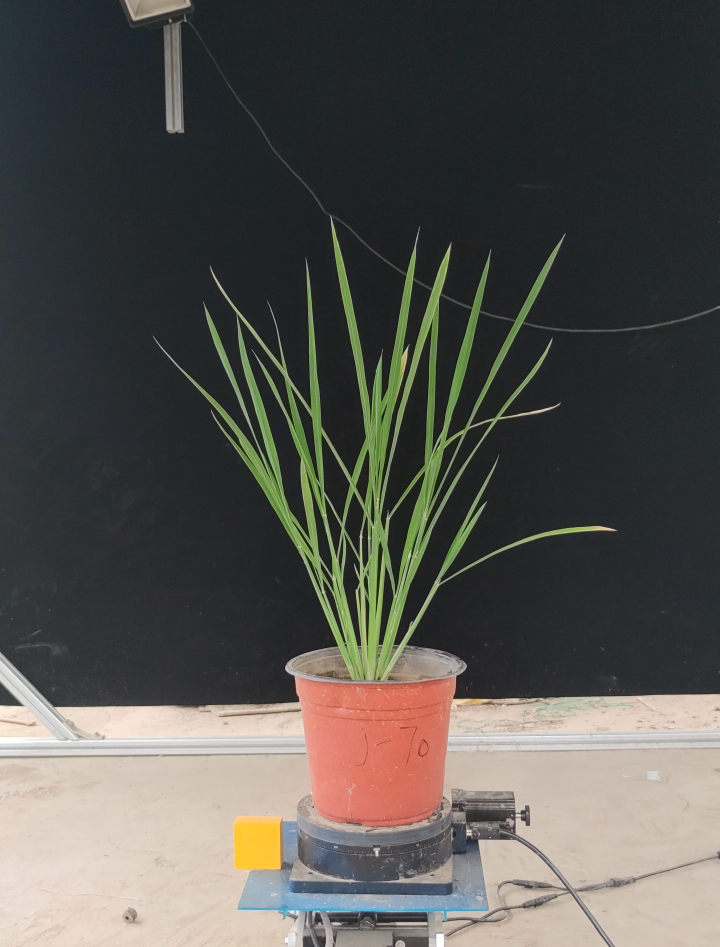
#> input picture examples/VID_20250728_163005.jpg, 2160 x 2840 px (shown at 1/3 size); its folder holds only this picture in this run
$ python -i tiller_candidates.py   (imports and definitions only)
#> lines starting #> are read from the running program, lines starting #| are printed output that depends on the picture; after the words box and inside, x2 and y2 are one past the last pixel; in counts of white or black regions, pixels touching at a corner belong together

import os
import re
import cv2
import numpy as np
import pandas as pd
from dataclasses import dataclass
from typing import List, Tuple, Optional
from collections import deque

# =========================
# 工具：自然排序
# =========================
def natural_key(s: str):
    return [int(t) if t.isdigit() else t.lower() for t in re.split(r'(\d+)', s)]

# [9 lines left out: functions list_images, list_subfolders, not called in this run]


# =========================
# 可视化颜色
# =========================
def _color_from_id(k: int):
    rng = np.random.default_rng(12345 + k * 97)
    c = rng.integers(50, 256, size=3, dtype=np.uint8)
    return int(c[0]), int(c[1]), int(c[2])  # B,G,R


# =========================
# 命名匹配：当前 mask 和 skeleton 完全同名
# =========================
def skel_to_mask_name(skel_name: str) -> str:
    return skel_name


# =========================
# 读 skeleton（0/1）
# =========================
def read_skeleton01(skel_path: str, binarize_mode="otsu", fixed_thresh=127):
#> called with skel_path = '../examples/VID_20250728_163005.jpg', binarize_mode = 'otsu', fixed_thresh = 127
    raw = cv2.imread(skel_path, cv2.IMREAD_GRAYSCALE)
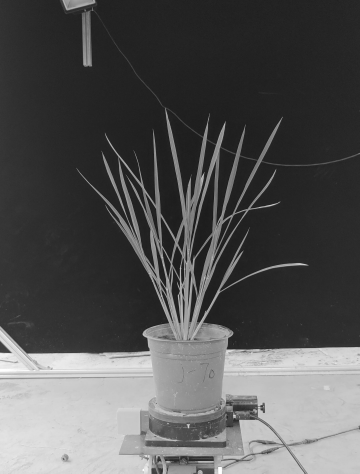
#> raw: shape (2840, 2160) (shown at 1/6 size); min 1, max 255, mean 83.5
    if raw is None:
        raise FileNotFoundError(f"无法读取 skeleton: {skel_path}")

    if binarize_mode == "fixed":
        _, bw = cv2.threshold(raw, fixed_thresh, 255, cv2.THRESH_BINARY)
    else:
        _, bw = cv2.threshold(raw, 0, 255, cv2.THRESH_BINARY + cv2.THRESH_OTSU)
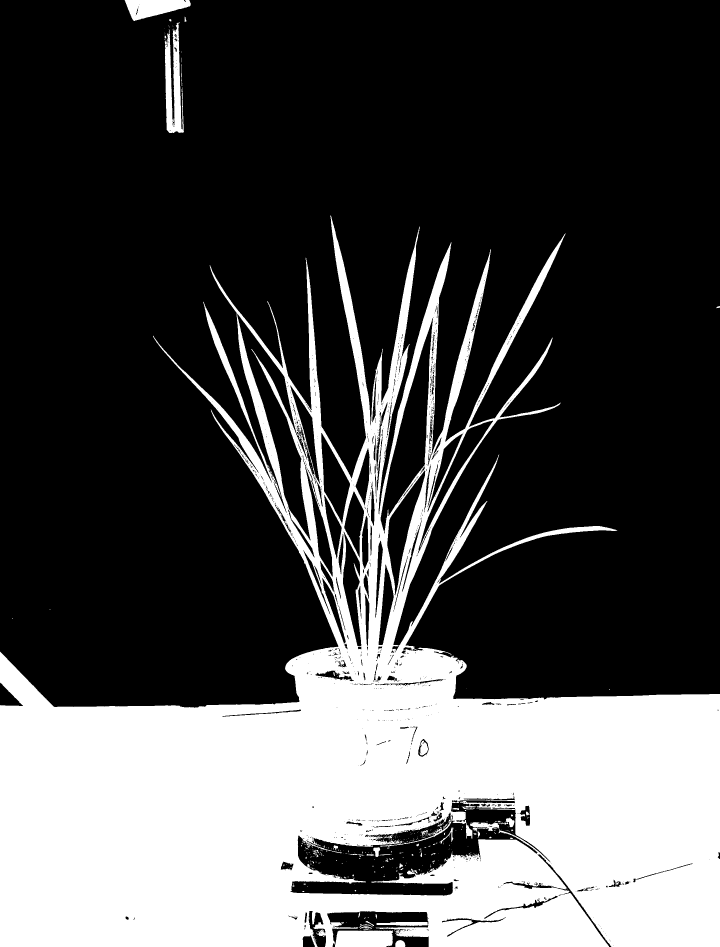
#> bw: shape (2840, 2160) (shown at 1/3 size); 29.9% white; 476 white regions (422 under 20 px), largest, box (x1, y1, x2, y2) and area: (0, 646, 2160, 2840) 1801999, (494, 67, 552, 399) 11066, (1005, 2791, 1179, 2840) 8020

    skel01 = (bw > 0).astype(np.uint8)
    return raw, skel01


# =========================
# 读 mask（二值化后用于 distanceTransform）
# =========================
# [20 lines left out: function read_mask01, not called in this run]

def distance_transform(mask01: np.ndarray) -> np.ndarray:
    dt = cv2.distanceTransform(mask01.astype(np.uint8), cv2.DIST_L2, 5)
    return dt.astype(np.float32)


# =========================
# BaseSeed：优先限制在 x_center 附近，再在其中尽量选靠下点
# =========================
# [85 lines left out: functions pick_base_seed, geodesic_dist_on_skeleton, not called in this run]


@dataclass
class ViewResult:
    name: str
    skel_path: str
    mask_path: str
    H: int
    W: int
    y_top: int
    y_bottom: int
    usable_y_bottom: int
    roi_y0: int
    roi_y1: int
    n_layers: int
    layer_bounds: List[Tuple[int, int]]
    counts: List[int]
    out_subdir: str


# ============================================================
# 第一遍：每张 skeleton 分层统计CC +（可选）保存每层可视化
# ============================================================
def process_one_image_and_save_layer_visuals(
    skel_path: str,
    out_subdir: str,
    n_layers: int = 15,
    bottom_frac: float = 1/3,
    base_cut_frac: float = 0.15,
    connectivity: int = 8,
    remove_short: bool = True,
    save_layer_visuals: bool = True,
):
    os.makedirs(out_subdir, exist_ok=True)

    raw, skel01 = read_skeleton01(skel_path, binarize_mode="otsu")
    H, W = skel01.shape

    ys_all = np.where(skel01 == 1)[0]
    if ys_all.size == 0:
        raise ValueError(f"骨架像素为空: {skel_path}")

    y_top = int(ys_all.min())
#> y_top = 0
    y_bottom = int(ys_all.max())
#> y_bottom = 2839
    span = y_bottom - y_top + 1
#> span = 2840

    cut_h = int(np.ceil(span * base_cut_frac))
#> cut_h = 426
    usable_y_bottom = max(y_top, y_bottom - cut_h)
#> usable_y_bottom = 2413
    usable_span = usable_y_bottom - y_top + 1
#> usable_span = 2414
    if usable_span <= 0:
        raise ValueError(f"剔除基部后 usable_span<=0，请减小 base_cut_frac: {skel_path}")

    roi_h = int(np.ceil(usable_span * bottom_frac))
#> roi_h = 805
    roi_h = max(1, min(roi_h, usable_span))

    roi_y0 = usable_y_bottom - roi_h + 1
#> roi_y0 = 1609
    roi_y1 = usable_y_bottom + 1
#> roi_y1 = 2414

    roi = skel01[roi_y0:roi_y1, :]
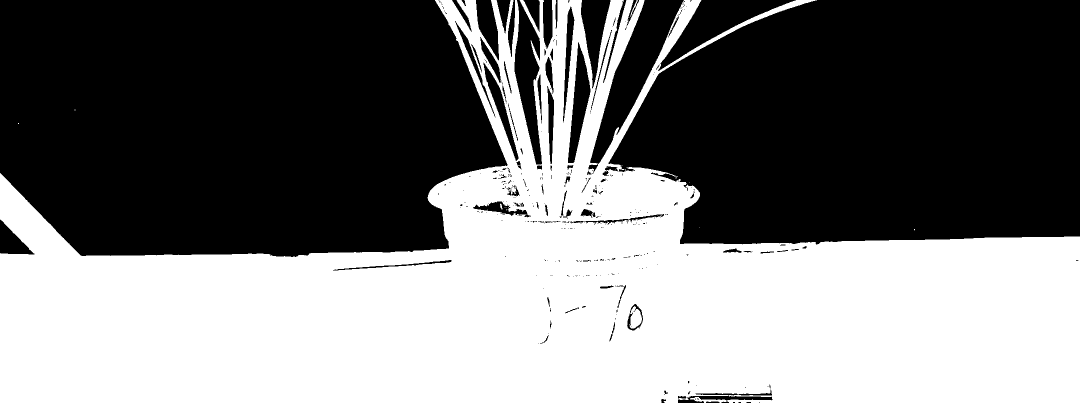
#> roi: shape (805, 2160) (shown at 1/2 size); values 0 (black) and 1 (white), 46.7% white; 25 white regions (22 under 20 px), largest, box (x1, y1, x2, y2) and area: (0, 0, 2160, 805) 812574, (1259, 0, 1276, 35) 77, (1000, 407, 1005, 419) 33
    roi_h = roi.shape[0]
    if roi_h <= 0:
        raise ValueError(f"ROI高度为0: {skel_path}")

    edges = np.linspace(0, roi_h, n_layers + 1)
    edges = np.round(edges).astype(int)
    edges[0] = 0
    edges[-1] = roi_h

    counts: List[int] = []
    layer_bounds: List[Tuple[int, int]] = []

    for li in range(n_layers):
        y0, y1 = int(edges[li]), int(edges[li + 1])
        abs_y0, abs_y1 = roi_y0 + y0, roi_y0 + y1
        layer_bounds.append((abs_y0, abs_y1))

        if y1 <= y0:
            counts.append(0)
            continue

        layer = roi[y0:y1, :]
        layer_h = layer.shape[0]

        if layer.sum() == 0:
            counts.append(0)
            if save_layer_visuals:
                vis = cv2.cvtColor(raw, cv2.COLOR_GRAY2BGR)
                cv2.line(vis, (0, abs_y0), (W - 1, abs_y0), (0, 255, 0), 1)
                cv2.line(vis, (0, abs_y1 - 1), (W - 1, abs_y1 - 1), (0, 255, 0), 1)
                cv2.putText(vis, f"Layer {li+1:02d} CC=0", (10, min(H - 10, abs_y0 + 25)),
                            cv2.FONT_HERSHEY_SIMPLEX, 0.7, (0, 255, 0), 2)
                outp = os.path.join(out_subdir, f"layer_{li+1:02d}_y[{abs_y0},{abs_y1})_CC0.png")
                cv2.imwrite(outp, vis)
            continue

        layer_u8 = (layer * 255).astype(np.uint8)
        num_labels, labels = cv2.connectedComponents(layer_u8, connectivity=connectivity)

        if remove_short and num_labels > 1:
            threshold = layer_h
            keep = np.zeros(num_labels, dtype=bool)
            for cid in range(1, num_labels):
                ys, xs = np.where(labels == cid)
                if ys.size == 0:
                    continue
                len_y = int(ys.max() - ys.min() + 1)
                if len_y >= threshold:
                    keep[cid] = True
            layer_keep = keep[labels]
            layer_filt = np.where(layer_keep, 255, 0).astype(np.uint8)
            num_labels, labels = cv2.connectedComponents(layer_filt, connectivity=connectivity)

        comp = int(num_labels - 1)
        counts.append(comp)

        if save_layer_visuals:
            vis = cv2.cvtColor(raw, cv2.COLOR_GRAY2BGR)
            vis_roi = vis[abs_y0:abs_y1, :]
            for cid in range(1, num_labels):
                m = (labels == cid)
                if np.any(m):
                    vis_roi[m] = _color_from_id(cid)

            cv2.line(vis, (0, abs_y0), (W - 1, abs_y0), (0, 255, 0), 1)
            cv2.line(vis, (0, abs_y1 - 1), (W - 1, abs_y1 - 1), (0, 255, 0), 1)
            cv2.putText(vis, f"Layer {li+1:02d} CC={comp}", (10, min(H - 10, abs_y0 + 25)),
                        cv2.FONT_HERSHEY_SIMPLEX, 0.7, (0, 255, 0), 2)
            outp = os.path.join(out_subdir, f"layer_{li+1:02d}_y[{abs_y0},{abs_y1})_CC{comp}.png")
            cv2.imwrite(outp, vis)
#> this loop made 15 passes
#> (abs_y0, abs_y1, comp) on passes 1 to 8: (1609, 1663, 13), (1663, 1716, 10), (1716, 1770, 10), (1770, 1824, 9), (1824, 1877, 7), (1877, 1931, 6), (1931, 1985, 1), (1985, 2038, 2)
#> pass 1, in process_one_image_and_save_layer_visuals, `cv2.imwrite(outp, vis)`:
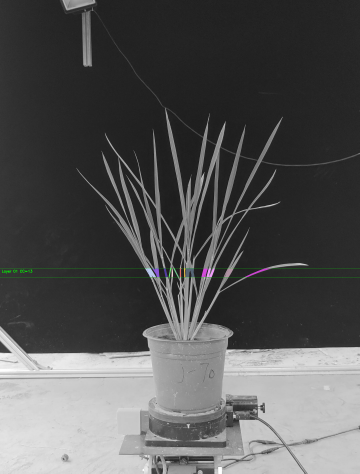
#> saved as layer_01_y[1609,1663)_CC13.png: shape (2840, 2160, 3) (shown at 1/6 size); mean B, G, R 83.5, 83.6, 83.5
#> pass 2, in process_one_image_and_save_layer_visuals, `cv2.imwrite(outp, vis)`:
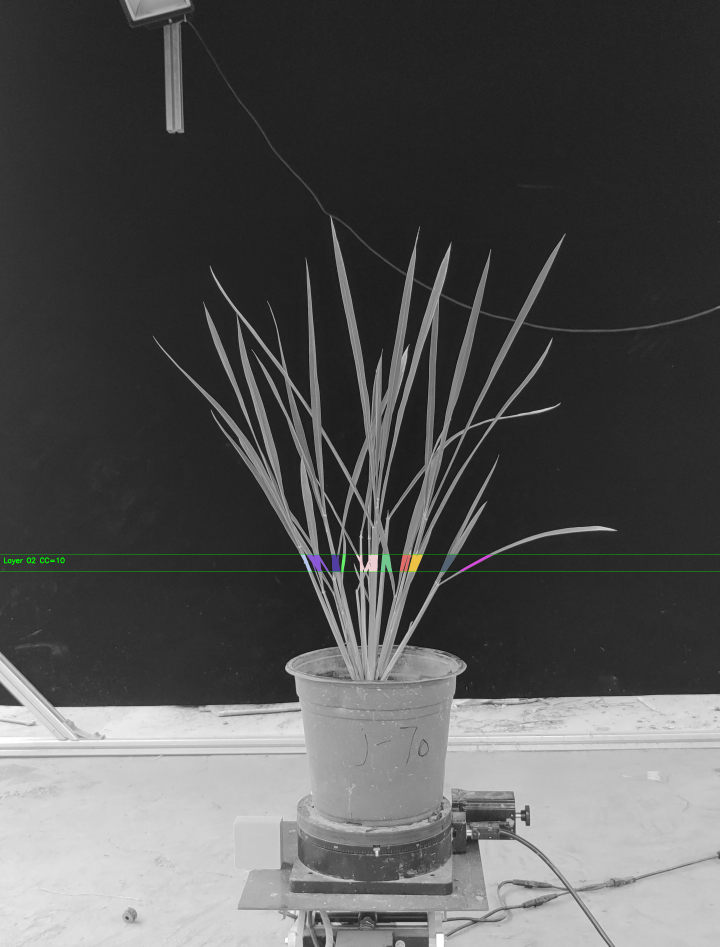
#> saved as layer_02_y[1663,1716)_CC10.png: shape (2840, 2160, 3) (shown at 1/3 size); mean B, G, R 83.5, 83.7, 83.5
#> after the loop, counts = [13, 10, 10, 9, 7, 6, 1, 2, 2, 1, 1, 1, 1, 1, 1]; keep = [False, True]; layer_bounds = [(1609, 1663), (1663, 1716), (1716, 1770), (1770, 1824), (1824, 1877), (1877, 1931), (1931, 1985), (1985, 2038), (2038, 2092), (2092, 2146), (2146, 2199), (2199, 2253), (2253, 2307), (2307, 2360), (2360, 2414)]; threshold = 54

    return raw, skel01, ViewResult(
        name=os.path.splitext(skel_to_mask_name(os.path.basename(skel_path)))[0],
        skel_path=skel_path,
        mask_path="",
        H=H, W=W,
        y_top=y_top, y_bottom=y_bottom,
        usable_y_bottom=usable_y_bottom,
        roi_y0=roi_y0, roi_y1=roi_y1,
        n_layers=n_layers,
        layer_bounds=layer_bounds,
        counts=counts,
        out_subdir=out_subdir
    )


# ============================================================
# 统一高度带 + 每视角选层
# ============================================================
# [560 lines left out: functions choose_unified_band_and_per_view_layer, compute_layer_labels_for_one_layer_from_skel01, extract_component_centroids, pick_main_component_in_selected_layer, main_stem_point_by_min_geodist, run_pipeline and 1 more, not called in this run]


# =========================
# 入口
# =========================
# [21 lines not run here, left out]

>>> result = process_one_image_and_save_layer_visuals('../examples/VID_20250728_163005.jpg', 'out.png')

$ run again, on examples/VID_20250728_163145.jpg
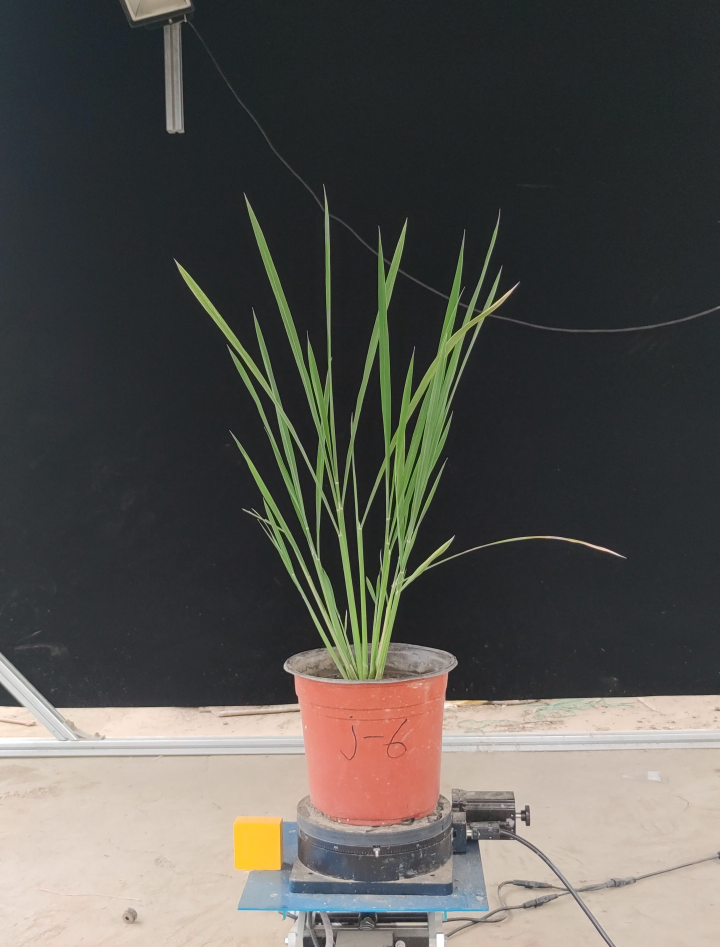
#> input picture examples/VID_20250728_163145.jpg, 2160 x 2840 px (shown at 1/3 size)
#> in read_skeleton01, `_, bw = cv2.threshold(raw, 0, 255, cv2.THRESH_BINARY + cv2.THRESH_OTSU)`:
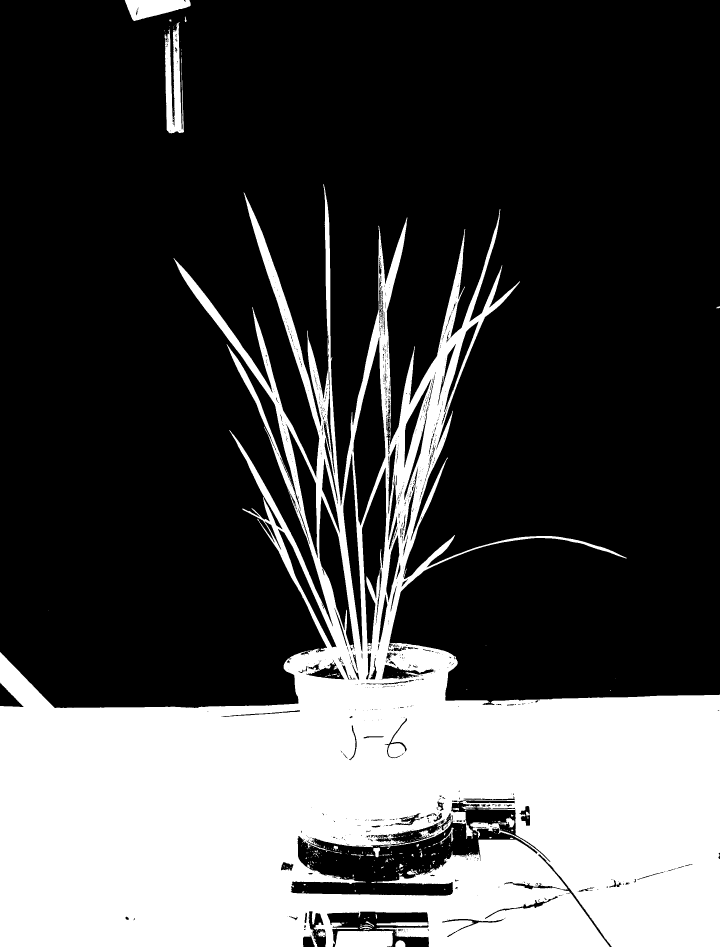
#> bw: shape (2840, 2160) (shown at 1/3 size); 29.4% white; 419 white regions (368 under 20 px), largest, box (x1, y1, x2, y2) and area: (0, 552, 2160, 2840) 1773651, (494, 67, 552, 400) 11421, (374, 0, 572, 63) 7914
#> y_top = 0
#> y_bottom = 2839
#> span = 2840
#> cut_h = 426
#> usable_y_bottom = 2413
#> usable_span = 2414
#> roi_h = 805
#> roi_y0 = 1609
#> roi_y1 = 2414
#> roi: shape (805, 2160); values 0 (black) and 1 (white), 45.6% white; 38 white regions (35 under 20 px), largest, box (x1, y1, x2, y2) and area: (0, 0, 2160, 805) 791918, (995, 412, 1011, 417) 37, (1012, 416, 1019, 422) 27
#> the loop in process_one_image_and_save_layer_visuals, `for li in range(n_layers):` made 15 passes
#> (abs_y0, abs_y1, comp) on passes 1 to 8: (1609, 1663, 10), (1663, 1716, 8), (1716, 1770, 8), (1770, 1824, 8), (1824, 1877, 7), (1877, 1931, 6), (1931, 1985, 1), (1985, 2038, 4)
#> pass 2, in process_one_image_and_save_layer_visuals, `cv2.imwrite(outp, vis)`:
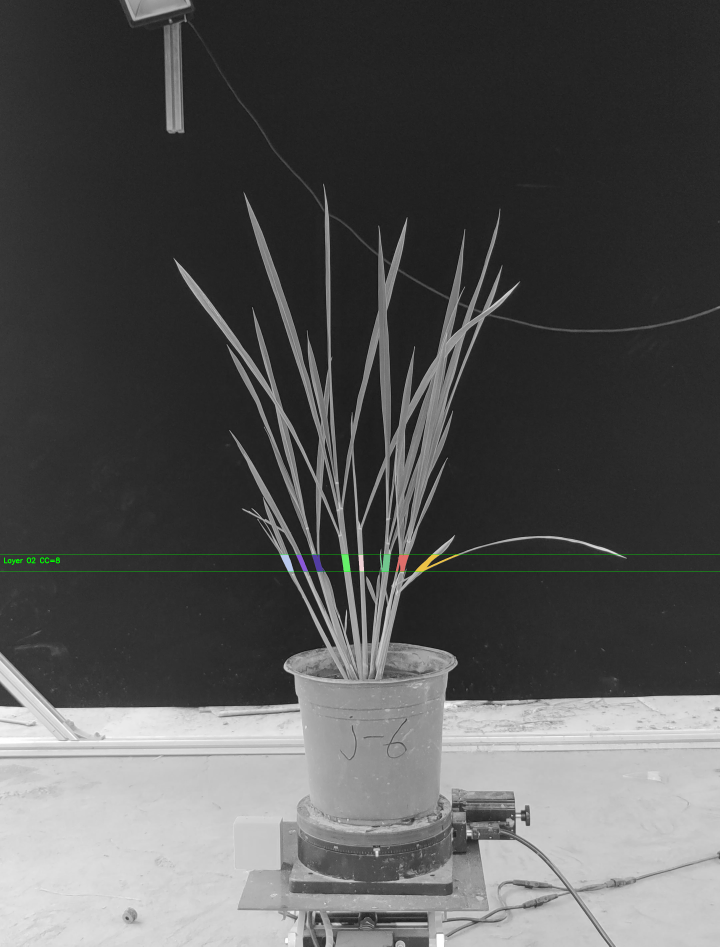
#> saved as layer_02_y[1663,1716)_CC8.png: shape (2840, 2160, 3) (shown at 1/3 size); mean B, G, R 83.9, 84.1, 83.9
#> after the loop in process_one_image_and_save_layer_visuals, `for li in range(n_layers):`: counts = [10, 8, 8, 8, 7, 6, 1, 4, 2, 1, 1, 3, 1, 1, 1]; keep = [False, True, False]; layer_bounds = [(1609, 1663), (1663, 1716), (1716, 1770), (1770, 1824), (1824, 1877), (1877, 1931), (1931, 1985), (1985, 2038), (2038, 2092), (2092, 2146), (2146, 2199), (2199, 2253), (2253, 2307), (2307, 2360), (2360, 2414)]; threshold = 54
